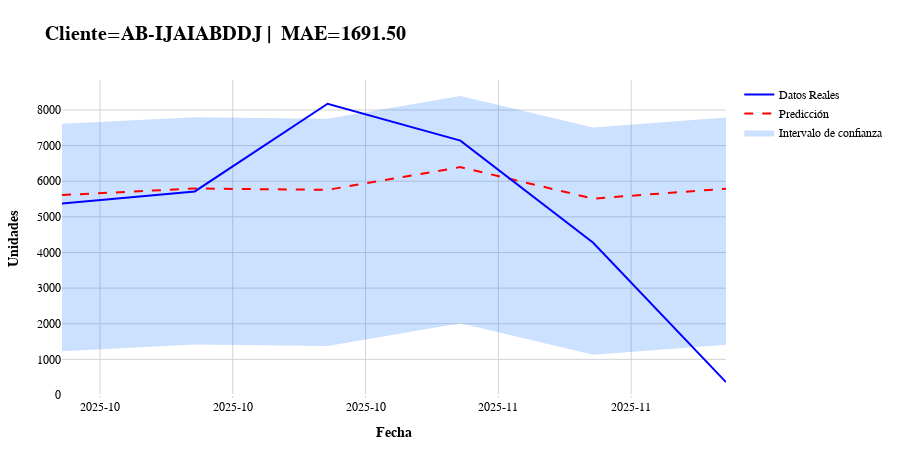

The notebook cell saved with this chart:
### Code cell
plot_confidence_styled(test, Cliente='AB-IJAIABDDJ')

### Figure 1 — Plotly figure (JSON) as saved in the notebook; plotly's stock layout.template omitted (floating-point values rounded to 4 significant figures)
{"data": [{"line": {"width": 0}, "mode": "lines", "showlegend": false, "type": "scatter", "x": ["2025-10-10T00:00:00.000000000", "2025-10-17T00:00:00.000000000", "2025-10-24T00:00:00.000000000", "2025-10-31T00:00:00.000000000", "2025-11-07T00:00:00.000000000", "2025-11-14T00:00:00.000000000"], "y": [7612.0, 7796.0, 7758.0, 8396.0, 7512.0, 7790.0]}, {"fill": "tonexty", "fillcolor": "rgba(0, 100, 255, 0.20)", "line": {"width": 0}, "mode": "lines", "name": "Intervalo de confianza", "type": "scatter", "x": ["2025-10-10T00:00:00.000000000", "2025-10-17T00:00:00.000000000", "2025-10-24T00:00:00.000000000", "2025-10-31T00:00:00.000000000", "2025-11-07T00:00:00.000000000", "2025-11-14T00:00:00.000000000"], "y": [1230.0, 1414.0, 1376.0, 2014.0, 1130.0, 1408.0]}, {"line": {"color": "red", "dash": "dash", "width": 2}, "mode": "lines", "name": "Predicción", "type": "scatter", "x": ["2025-10-10T00:00:00.000000000", "2025-10-17T00:00:00.000000000", "2025-10-24T00:00:00.000000000", "2025-10-31T00:00:00.000000000", "2025-11-07T00:00:00.000000000", "2025-11-14T00:00:00.000000000"], "y": [5612, 5796, 5758, 6396, 5512, 5791]}, {"line": {"color": "blue", "dash": "solid", "width": 2}, "mode": "lines", "name": "Datos Reales", "type": "scatter", "x": ["2025-10-10T00:00:00.000000000", "2025-10-17T00:00:00.000000000", "2025-10-24T00:00:00.000000000", "2025-10-31T00:00:00.000000000", "2025-11-07T00:00:00.000000000", "2025-11-14T00:00:00.000000000"], "y": [5378, 5713, 8176, 7140, 4272, 361]}], "layout": {"font": {"color": "black", "family": "Arial", "size": 12}, "height": 450, "hovermode": "x unified", "margin": {"b": 50, "l": 50, "r": 50, "t": 80}, "paper_bgcolor": "white", "plot_bgcolor": "white", "title": {"font": {"color": "black", "family": "Arial", "size": 20}, "text": "<b>Cliente=AB-IJAIABDDJ |  MAE=1691.50</b>"}, "xaxis": {"gridcolor": "lightgray", "showgrid": true, "tickformat": "%Y-%m", "title": {"text": "<b>Fecha</b>"}}, "yaxis": {"gridcolor": "lightgray", "showgrid": true, "title": {"text": "<b>Unidades</b>"}}}}
